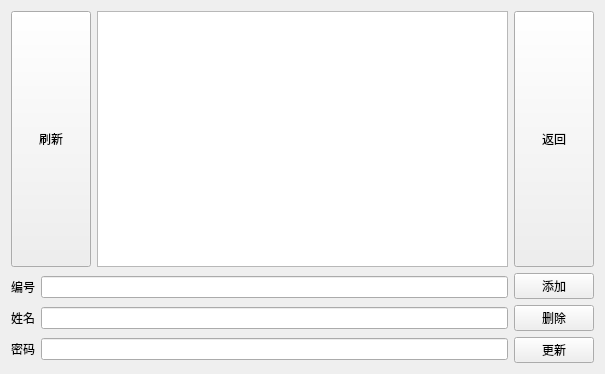
<?xml version="1.0" encoding="UTF-8"?>
<ui version="4.0">
 <class>manage_admin</class>
 <widget class="QWidget" name="manage_admin">
  <property name="geometry">
   <rect>
    <x>0</x>
    <y>0</y>
    <width>605</width>
    <height>374</height>
   </rect>
  </property>
  <property name="windowTitle">
   <string>Form</string>
  </property>
  <layout class="QVBoxLayout" name="verticalLayout_5">
   <item>
    <layout class="QVBoxLayout" name="verticalLayout_3">
     <item>
      <layout class="QHBoxLayout" name="horizontalLayout_4">
       <item>
        <widget class="QPushButton" name="seeAllButton">
         <property name="sizePolicy">
          <sizepolicy hsizetype="Minimum" vsizetype="Preferred">
           <horstretch>0</horstretch>
           <verstretch>0</verstretch>
          </sizepolicy>
         </property>
         <property name="text">
          <string>刷新</string>
         </property>
        </widget>
       </item>
       <item>
        <widget class="QTableWidget" name="tableWidget"/>
       </item>
       <item>
        <widget class="QPushButton" name="backButton">
         <property name="sizePolicy">
          <sizepolicy hsizetype="Minimum" vsizetype="Preferred">
           <horstretch>0</horstretch>
           <verstretch>0</verstretch>
          </sizepolicy>
         </property>
         <property name="text">
          <string>返回</string>
         </property>
        </widget>
       </item>
      </layout>
     </item>
     <item>
      <layout class="QHBoxLayout" name="horizontalLayout_5">
       <item>
        <layout class="QVBoxLayout" name="verticalLayout">
         <item>
          <layout class="QHBoxLayout" name="horizontalLayout">
           <item>
            <widget class="QLabel" name="label">
             <property name="text">
              <string>编号</string>
             </property>
            </widget>
           </item>
           <item>
            <widget class="QLineEdit" name="idLineEdit"/>
           </item>
          </layout>
         </item>
         <item>
          <layout class="QHBoxLayout" name="horizontalLayout_2">
           <item>
            <widget class="QLabel" name="label_2">
             <property name="text">
              <string>姓名</string>
             </property>
            </widget>
           </item>
           <item>
            <widget class="QLineEdit" name="nameLineEdit"/>
           </item>
          </layout>
         </item>
         <item>
          <layout class="QHBoxLayout" name="horizontalLayout_3">
           <item>
            <widget class="QLabel" name="label_3">
             <property name="text">
              <string>密码</string>
             </property>
            </widget>
           </item>
           <item>
            <widget class="QLineEdit" name="passwardLineEdit"/>
           </item>
          </layout>
         </item>
        </layout>
       </item>
       <item>
        <layout class="QVBoxLayout" name="verticalLayout_4">
         <item>
          <layout class="QVBoxLayout" name="verticalLayout_2">
           <item>
            <widget class="QPushButton" name="insertButton">
             <property name="sizePolicy">
              <sizepolicy hsizetype="Minimum" vsizetype="Preferred">
               <horstretch>0</horstretch>
               <verstretch>0</verstretch>
              </sizepolicy>
             </property>
             <property name="text">
              <string>添加</string>
             </property>
            </widget>
           </item>
           <item>
            <widget class="QPushButton" name="deleteButton">
             <property name="sizePolicy">
              <sizepolicy hsizetype="Minimum" vsizetype="Preferred">
               <horstretch>0</horstretch>
               <verstretch>0</verstretch>
              </sizepolicy>
             </property>
             <property name="text">
              <string>删除</string>
             </property>
            </widget>
           </item>
           <item>
            <widget class="QPushButton" name="updateButton">
             <property name="sizePolicy">
              <sizepolicy hsizetype="Minimum" vsizetype="Preferred">
               <horstretch>0</horstretch>
               <verstretch>0</verstretch>
              </sizepolicy>
             </property>
             <property name="text">
              <string>更新</string>
             </property>
            </widget>
           </item>
          </layout>
         </item>
        </layout>
       </item>
      </layout>
     </item>
    </layout>
   </item>
  </layout>
 </widget>
 <resources/>
 <connections/>
</ui>
